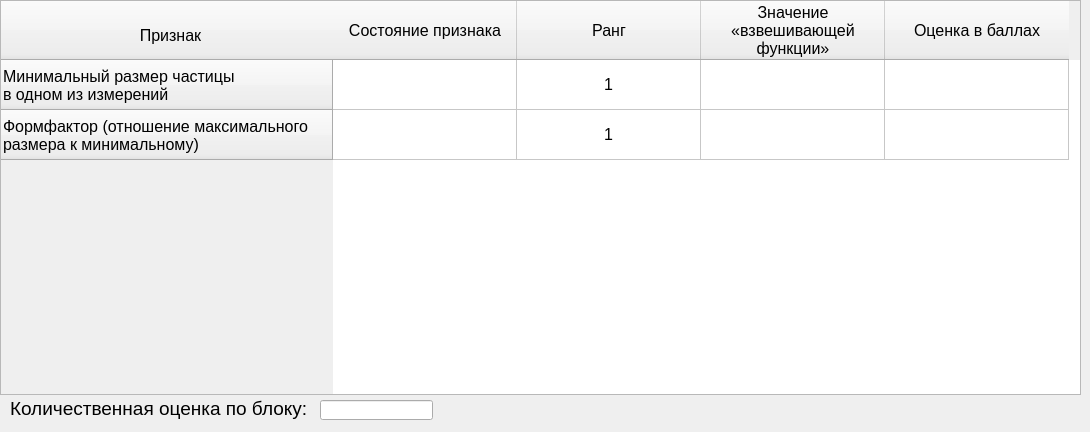
    <widget class="QWidget" name="block_1">
     <attribute name="title">
      <string>Физические характеристики</string>
     </attribute>
     <widget class="QTableWidget" name="table_block_1">
      <property name="geometry">
       <rect>
        <x>0</x>
        <y>0</y>
        <width>1081</width>
        <height>395</height>
       </rect>
      </property>
      <property name="font">
       <font>
        <pointsize>12</pointsize>
       </font>
      </property>
      <attribute name="horizontalHeaderDefaultSectionSize">
       <number>184</number>
      </attribute>
      <attribute name="verticalHeaderDefaultSectionSize">
       <number>50</number>
      </attribute>
      <row>
       <property name="text">
        <string>Минимальный размер частицы
в одном из измерений</string>
       </property>
      </row>
      <row>
       <property name="text">
        <string>Формфактор (отношение максимального
размера к минимальному)</string>
       </property>
      </row>
      <column>
       <property name="text">
        <string>Состояние признака</string>
       </property>
      </column>
      <column>
       <property name="text">
        <string>Ранг</string>
       </property>
      </column>
      <column>
       <property name="text">
        <string>Значение
«взвешивающей
функции»</string>
       </property>
      </column>
      <column>
       <property name="text">
        <string>Оценка в баллах</string>
       </property>
      </column>
      <item row="0" column="1">
       <property name="text">
        <string>1</string>
       </property>
       <property name="font">
        <font>
         <pointsize>12</pointsize>
        </font>
       </property>
       <property name="textAlignment">
        <set>AlignCenter</set>
       </property>
      </item>
      <item row="0" column="2">
       <property name="text">
        <string/>
       </property>
       <property name="font">
        <font>
         <pointsize>12</pointsize>
        </font>
       </property>
       <property name="textAlignment">
        <set>AlignCenter</set>
       </property>
       <property name="flags">
        <set>ItemIsSelectable|ItemIsDragEnabled|ItemIsDropEnabled|ItemIsUserCheckable|ItemIsEnabled</set>
       </property>
      </item>
      <item row="0" column="3">
       <property name="text">
        <string/>
       </property>
       <property name="font">
        <font>
         <pointsize>12</pointsize>
        </font>
       </property>
       <property name="textAlignment">
        <set>AlignCenter</set>
       </property>
       <property name="flags">
        <set>ItemIsSelectable|ItemIsDragEnabled|ItemIsDropEnabled|ItemIsUserCheckable|ItemIsEnabled</set>
       </property>
      </item>
      <item row="1" column="1">
       <property name="text">
        <string>1</string>
       </property>
       <property name="font">
        <font>
         <pointsize>12</pointsize>
        </font>
       </property>
       <property name="textAlignment">
        <set>AlignCenter</set>
       </property>
      </item>
      <item row="1" column="2">
       <property name="text">
        <string/>
       </property>
       <property name="font">
        <font>
         <pointsize>12</pointsize>
        </font>
       </property>
       <property name="textAlignment">
        <set>AlignCenter</set>
       </property>
       <property name="flags">
        <set>ItemIsSelectable|ItemIsDragEnabled|ItemIsDropEnabled|ItemIsUserCheckable|ItemIsEnabled</set>
       </property>
      </item>
      <item row="1" column="3">
       <property name="text">
        <string/>
       </property>
       <property name="font">
        <font>
         <pointsize>12</pointsize>
        </font>
       </property>
       <property name="textAlignment">
        <set>AlignCenter</set>
       </property>
       <property name="flags">
        <set>ItemIsSelectable|ItemIsDragEnabled|ItemIsDropEnabled|ItemIsUserCheckable|ItemIsEnabled</set>
       </property>
      </item>
     </widget>
     <widget class="QLabel" name="label_3">
      <property name="geometry">
       <rect>
        <x>0</x>
        <y>0</y>
        <width>341</width>
        <height>71</height>
       </rect>
      </property>
      <property name="font">
       <font>
        <pointsize>12</pointsize>
       </font>
      </property>
      <property name="text">
       <string>Признак</string>
      </property>
      <property name="alignment">
       <set>Qt::AlignCenter</set>
      </property>
     </widget>
     <widget class="QLabel" name="label_9">
      <property name="geometry">
       <rect>
        <x>10</x>
        <y>393</y>
        <width>311</width>
        <height>30</height>
       </rect>
      </property>
      <property name="font">
       <font>
        <pointsize>14</pointsize>
       </font>
      </property>
      <property name="text">
       <string>Количественная оценка по блоку:</string>
      </property>
      <property name="wordWrap">
       <bool>true</bool>
      </property>
     </widget>
     <widget class="QLineEdit" name="out_block1">
      <property name="geometry">
       <rect>
        <x>320</x>
        <y>400</y>
        <width>113</width>
        <height>20</height>
       </rect>
      </property>
      <property name="alignment">
       <set>Qt::AlignCenter</set>
      </property>
      <property name="readOnly">
       <bool>true</bool>
      </property>
     </widget>
    </widget>
